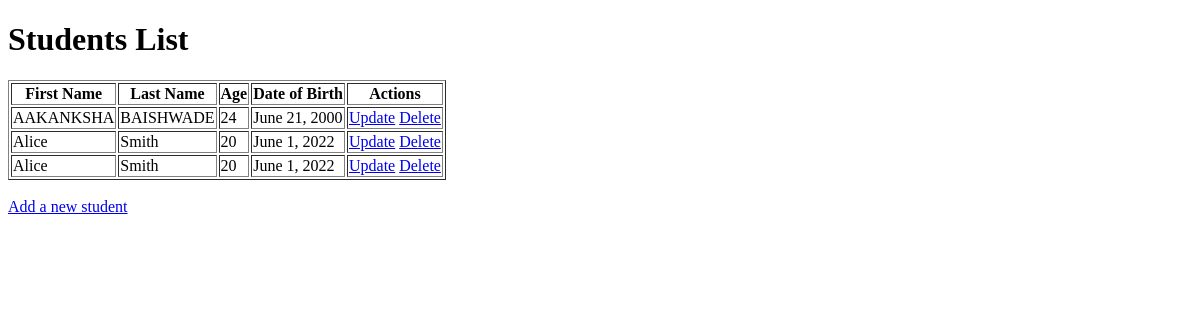
Before: /app/students/ with the older database file.
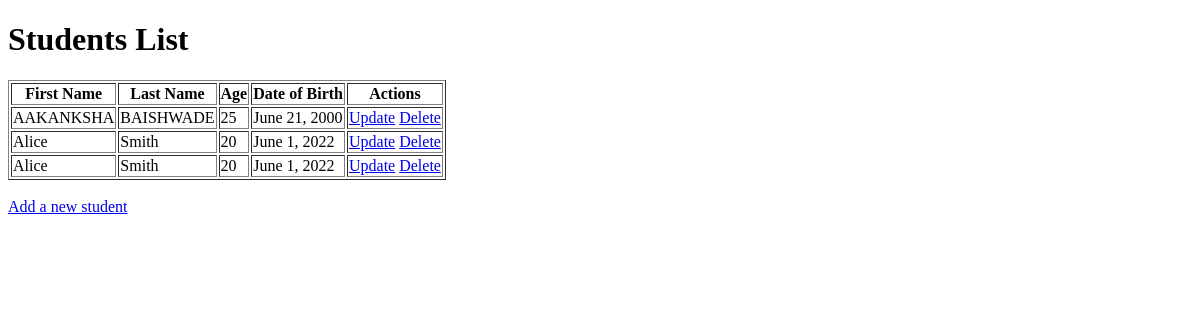
After: the same page with the newer database file.
### appname/models.py (models this page shows, shortened)
class Student(models.Model):
    first_name = models.CharField(max_length=100)
    last_name = models.CharField(max_length=100)
    age = models.IntegerField() #123
    date_of_birth = models.DateField()

### appname/views.py (the view)
# urls.py: path('students/', views.get_students, name='get_students'),
def get_students(request):
    students = Student.objects.all()
    return render(request, 'students3.html', {'students': students})

### appname/templates/students3.html (shortened to what this page needs)
<!DOCTYPE html>
<html lang="en">
<head>
</head>
<body>
    <h1>Students List</h1>
    <table border="1">
        <tr>
            <th>First Name</th>
            <th>Last Name</th>
            <th>Age</th>
            <th>Date of Birth</th>
            <th>Actions</th>
        </tr>
        {% for student in students %}
        <tr>
            <td>{{ student.first_name }}</td>
            <td>{{ student.last_name }}</td>
            <td>{{ student.age }}</td>
            <td>{{ student.date_of_birth }}</td>
            <td>
                <a href="{% url 'update_student' student.id %}">Update</a>
                <a href="{% url 'delete_student' student.id %}">Delete</a>
            </td>
        </tr>
        {% endfor %}
    </table>
    <br>
    <a href="{% url 'add_student' %}">Add a new student</a>
</body>
</html>

Changed rows visible on the page:
changed Student "AAKANKSHA": age "24" → "25"
